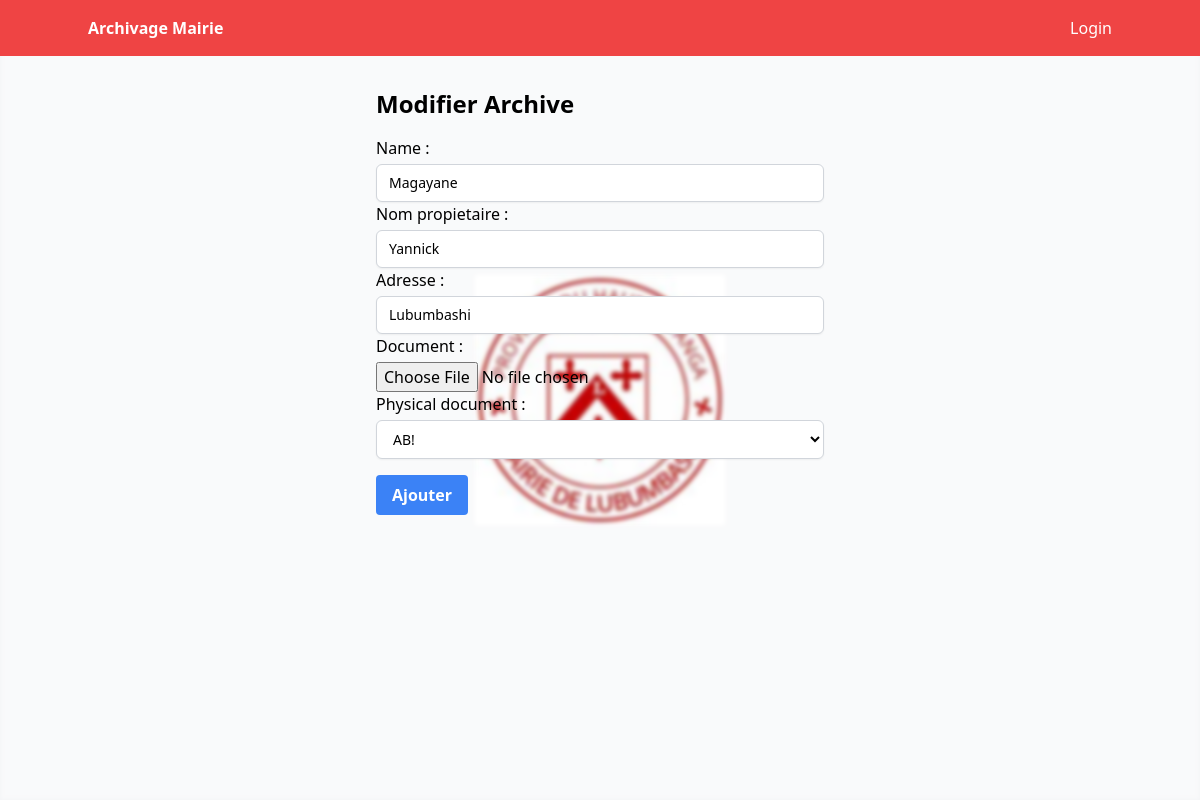
The page /archive/7/edit/ on the database its author committed.
### archive/models.py (models this page shows, shortened)
class Archive(models.Model):
    code = models.CharField(max_length=50,blank=True)
    category = models.ForeignKey(ArchiveCategory, on_delete=models.CASCADE)
    name = models.CharField(max_length=255)
    nom_propietaire = models.CharField(max_length=255)
    adresse = models.CharField(max_length=255)
    document = models.FileField(upload_to='documents/')
    scanned_date = models.DateField(auto_now_add=True)
    date_registered = models.DateField(auto_now_add=True)
    physical_document = models.ForeignKey(PhysicalDocument, on_delete=models.CASCADE)
    _deleted_by = None  # Champ non persistant pour stocker l'utilisateur

### archive/views.py (the view)
# urls.py: path('archive/<int:pk>/edit/', ArchiveUpdateView.as_view(), name='archive_edit'),
class ArchiveUpdateView(UpdateView):
    model = Archive
    form_class = ArchiveForm
    template_name = 'archive_form.html'
    success_url = reverse_lazy('archive_list')

### archive/forms.py
class ArchiveForm(forms.ModelForm):
    class Meta:
        model = Archive
        fields = [ 'name','nom_propietaire','adresse', 'document', 'physical_document']
        widgets = {
            'name': forms.TextInput(attrs={'class': 'mt-1 block w-full px-3 py-2 bg-white border border-gray-300 rounded-md shadow-sm focus:outline-none focus:ring-indigo-500 focus:border-indigo-500 sm:text-sm'}),
            'nom_propietaire': forms.TextInput(attrs={'class': 'mt-1 block w-full px-3 py-2 bg-white border border-gray-300 rounded-md shadow-sm focus:outline-none focus:ring-indigo-500 focus:border-indigo-500 sm:text-sm'}),
            'adresse': forms.TextInput(attrs={'class': 'mt-1 block w-full px-3 py-2 bg-white border border-gray-300 rounded-md shadow-sm focus:outline-none focus:ring-indigo-500 focus:border-indigo-500 sm:text-sm'}),
            'document': forms.FileInput(attrs={'class': 'mt-1 block w-full'}),
            'physical_document': forms.Select(attrs={'class': 'mt-1 block w-full px-3 py-2 bg-white border border-gray-300 rounded-md shadow-sm focus:outline-none focus:ring-indigo-500 focus:border-indigo-500 sm:text-sm'}),
        }

### archive/models.py (called while the page is built)
    def __str__(self):
        return self.title

### archive/templates/archive_form.html (shortened to what this page needs)
{% extends 'base.html' %}
{% block content %}
    <div class="max-w-md mx-auto">
        <h1 class="text-2xl font-semibold mb-4">{% if object %}Modifier {% else %}Ajouter {% endif %} Archive</h1>
        <form method="post" enctype="multipart/form-data">
            {{ form.as_p }}
            <button type="submit" class="bg-blue-500 hover:bg-blue-700 text-white font-bold py-2 px-4 rounded mt-4">Ajouter</button>
        </form>
    </div>
{% endblock %}

### rows shown on the page
Archive: name "Magayane", nom_propietaire "Yannick", adresse "Lubumbashi", physical_document "AB!"
